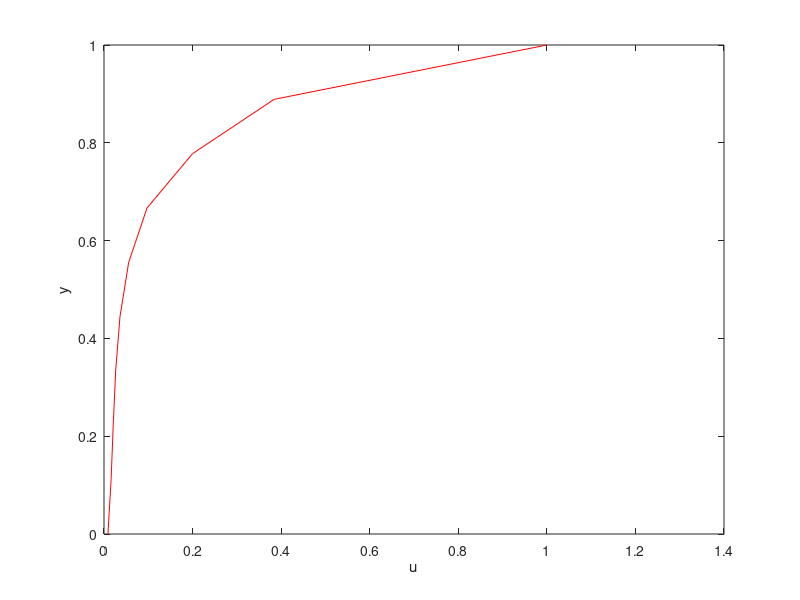

MATLAB code for this plot:
H = 1;
L = 1;
U = 1;



Da = 0.01; % Darcy number
Ar = H/L; % Aspect ratio
ls = 0.1; % Non dimensional slip length
M = 1;   % Viscosity ratio 
K = 0.5;    % Permeability ratio
F = 10;   % Non-dimensional inertial coeffcient
phi = 0;

small_e = 1 / sqrt(Da);


a = sin(phi).^2 + K*cos(phi).^2;
b = sin(phi).^2 + sqrt(K)*cos(phi).^2;
c = (K-1)*sin(phi)*cos(phi);
d = sqrt((K-1))*sin(phi)*cos(phi);

y = linspace(0, 1, 10);
u = zeros(size(y));

u(end) = U;

term0 = small_e * sqrt(a / M) .* y;

D_term_0 = (small_e*sqrt(a))/sqrt(M);
D_term_1 = (small_e*sqrt(a))/M;
D_term_2 = (small_e*a)/M;

D1_numerator = a^(5/2)*U*ls*small_e^3-ls*a^(3/2)*small_e-sqrt(M)*sinh(D_term_0);
D1_denominator = a*small_e^2*(a^(3/2)*cosh(D_term_0)*ls*small_e + sqrt(M)*sinh(D_term_1)*a);
D1 = D1_numerator / D1_denominator;

D2_numerator = sqrt(M)*(U*a*small_e^2 + cosh(D_term_2) -1);
D2_denominator = a*small_e^2*(a^(3/2)*cosh(D_term_0)*ls*small_e + sqrt(M)*sinh(D_term_1)*a);
D2 = D2_numerator / D2_denominator;


u_0_of_y = D1.*cosh(term0) + D2.*sinh(term0) + 1./(a*small_e^2);
u_of_y = u_0_of_y;

for i=1:4
    P = F*b*small_e*u_of_y;
    
    term1 = sqrt((a*small_e^2 + P) / M) .* y;
    term0 = small_e * sqrt(a / M) .* y;
    
    D_term_0 = (small_e*sqrt(a))/sqrt(M);
    D_term_1 = (small_e*sqrt(a))/M;
    D_term_2 = (small_e*a)/M;
    
    D1_numerator = a^(5/2)*U*ls*small_e^3-ls*a^(3/2)*small_e-sqrt(M)*sinh(D_term_0);
    D1_denominator = a*small_e^2*(a^(3/2)*cosh(D_term_0)*ls*small_e + sqrt(M)*sinh(D_term_1)*a);
    D1 = D1_numerator / D1_denominator;
    
    D2_numerator = sqrt(M)*(U*a*small_e^2 + cosh(D_term_2) -1);
    D2_denominator = a*small_e^2*(a^(3/2)*cosh(D_term_0)*ls*small_e + sqrt(M)*sinh(D_term_1)*a);
    D2 = D2_numerator / D2_denominator;
    
    C_term0 = sqrt((a*small_e^2+P)/M);
    C_term1 = (a*small_e^2+P);
    
    C1_numerator = -sinh(C_term0).*sqrt(M) + sqrt(C_term1).*ls.*(U*a*small_e^2 + P*U - 1);
    C1_denominator = C_term1.*(cosh(C_term0).*sqrt(C_term1).*ls + sqrt(M).*sinh(C_term0));
    C1 = C1_numerator ./ C1_denominator;
    
    C2_numerator = sqrt(M).*(cosh(C_term0) - 1 + C_term1*U);
    C2_denominator = C_term1.*(cosh(C_term0).*sqrt(C_term1)*ls + sqrt(M)*sinh(C_term0));
    
    C2 = C2_numerator ./ C2_denominator;
    
    u_prev = u_of_y;
    u_of_y = C1.*cosh(term1) + C2.*sinh(term1) + 1./(a*small_e^2 + P);
end

plot(u_of_y, y, '-r')
xlabel('u')
ylabel('y')

u_te = u_of_y - u_0_of_y;